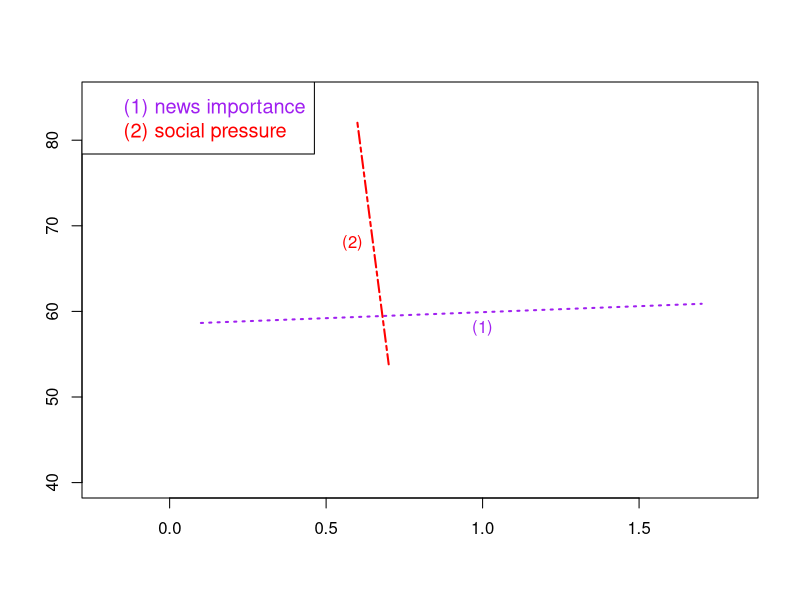

Reproduce this figure in R.
df <- read.csv("coe_sp.csv", stringsAsFactors = FALSE)

x <- df[[1]]

cols <- c("purple", "red")
circles <- c("(1)", "(2)")

setEPS()
postscript("coe_sp.eps", width=10, height=7)

plot(
  x, df[[2]],
  type = "l", lwd = 2, col = "purple", lty = "dotted",
  ylim =c(40, 85),
  xlab = "", ylab = "",
  main = ""
)

lines(x, df[[3]], col = "red",   lwd = 2, lty = "twodash")

x_point_1 <- x[25]
y_point_1 <- df[25, 2]

x_point_2 <- x[18]
y_point_2 <- df[18, 3]

text(x_point_1, y_point_1, labels = circles[1], col = cols[1], cex = 1, pos = 1)
text(x_point_2, y_point_2, labels = circles[2], col = cols[2], cex = 1, pos = 2)

legend(
  "topleft",
  legend = c(
    "(1) news importance",
    "(2) social pressure"
  ),
  text.col = cols,
  bty = "o",
  lty = NA,
  lwd = NA,
  pch = NA,
  col = NA,
  pt.cex = 0,
  x.intersp = 0,
  cex = 1.2
)
dev.off()
